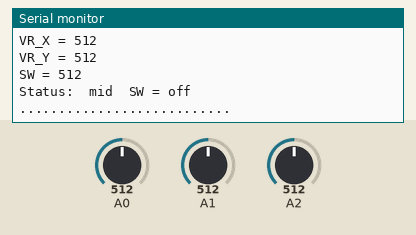
This sketch was run on a simulated Arduino Uno, built with avr-gcc and run on an emulated ATmega328P. Parts: the last lines printed to the serial monitor. The inputs (shaded band) are chosen by the test bench; at power-on: A0 = 512, A1 = 512, A2 = 512.

Above: at 1.8 s.
1.9 s: A0 set to 490
At 2.5 s:
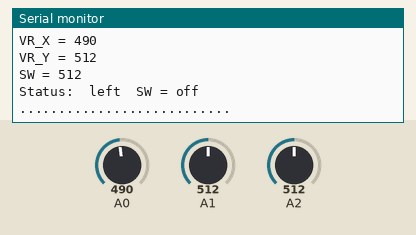
4.6 s: A1 set to 490
At 6.0 s:
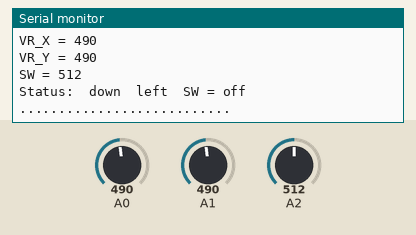
7.6 s: A2 set to 635
At 8.8 s:
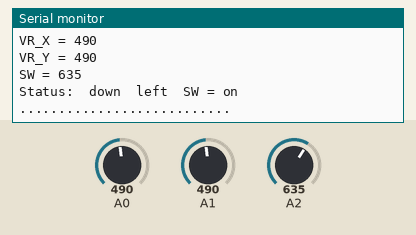
10.7 s: A0 set to 510
At 11.8 s:
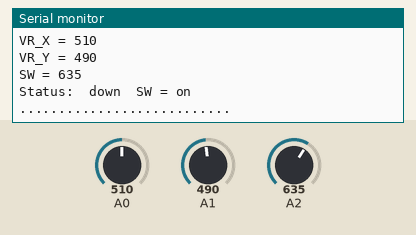
13.8 s: A1 set to 510
At 15.2 s:
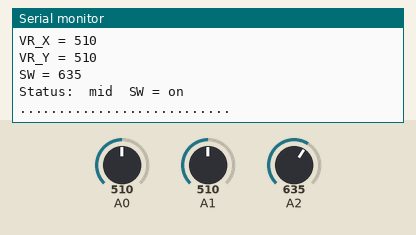
16.9 s: A0 set to 610
At 18.0 s:
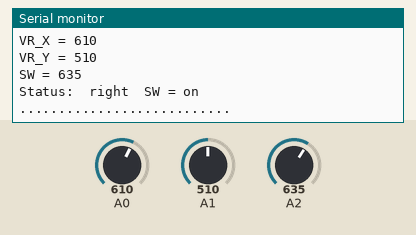
Timing chart, 0 to 19.9 s (numbered marks = the images above; inputs shaded):
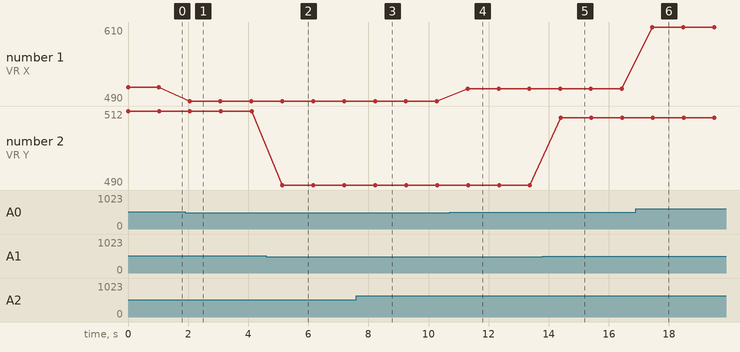

The sketch:

ngt_joystick.ino
```cpp
// Faya-Nugget Sample Code
// Date: 2015/01/26
// Module Name: JoyStick Switch
// Module Number: #ngt-ai-jystksw-1A
// Description: Detect the motrion of the joystick and show the results in serial monitor.

// Wiring: Module Pin ==> Arduino Pin
//                VRX ==> A0
//                VRY ==> A1
//                 SW ==> A2


void setup()
{
  Serial.begin(9600);          // setup uart baud rate
}


void loop()
{
  int VR_X;
  int VR_Y;
  int SW;

  VR_X=analogRead(A0);      //Read analog pin-0 value
  VR_Y=analogRead(A1);      //Read analog pin-1 value
  SW=analogRead(A2);        //Read analog pin-2 value

  Serial.print("VR_X = ");       //Show VR X value
  Serial.println(VR_X);

  Serial.print("VR_Y = ");       //Show VR Y value
  Serial.println(VR_Y);

  Serial.print("SW = ");         //Show SW value
  Serial.println(SW);

  Serial.print("Status: ");
  if(VR_Y>600)                  //VR Y analog value > 600 is up
     Serial.print(" up ");
  if(VR_Y<500)                  //VR Y analog value < 500 is down
     Serial.print(" down ");
  if(VR_X>600)                  //VR X analog value > 600 is right
     Serial.print(" right ");
  if(VR_X<500)                  //VR X analog value < 500 is lift
     Serial.print(" left ");
  if(VR_Y<600 && VR_Y>500 && VR_X<600 && VR_X>500)
     Serial.print(" mid ");

  if(SW>625)                    //touch switch
     Serial.print(" SW = on ");
  else
     Serial.print(" SW = off ");

  Serial.println("");
  Serial.println("...........................");
  delay(1000);
}
```

Measured:
- after the input at 1.9 s, the serial monitor: prints a new line after 0.15 s (image 1)
- after the input at 4.6 s, the serial monitor: prints a new line after 0.54 s (image 2)
- after the input at 7.6 s, the serial monitor: prints a new line after 0.64 s (image 3)
- after the input at 10.7 s, the serial monitor: prints a new line after 0.61 s (image 4)
- after the input at 13.8 s, the serial monitor: prints a new line after 0.60 s (image 5)
- after the input at 16.9 s, the serial monitor: prints a new line after 0.55 s (image 6)
- plotted number 1: 512 → 490 after the input at 1.9 s, 490 → 510 after the input at 10.7 s, 510 → 610 after the input at 16.9 s
